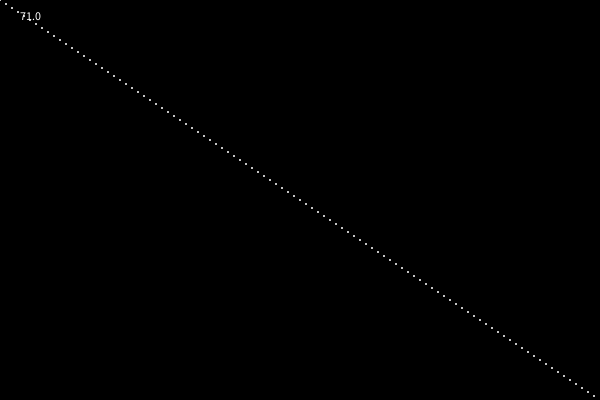
Frame 1 (no input)
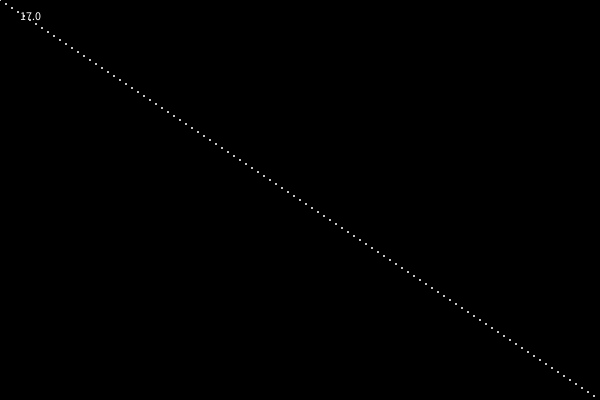
Frame 60 (the mouse pressed at the canvas centre just before this capture)
Frame 120 (the mouse held since frame 60 and released just before this capture): identical to frame 60, image omitted

The Processing sketch that drew these frames (run headless with seeded random() and noise(); from frame 60 on, the mouse is pressed at the canvas centre):

// Processing sketch: performance
// ── performance.pde

PVector iResolution;
float ratio; 

float circleSDF(PVector st, PVector center) {
    st.x *= ratio;
    center.x *= ratio;
    return st.sub(center).mag();  
}

float sdf_fill(float x, float size) {
    return (1.0-step(x, size));
}


color sim_fragshader(PVector FragCoord, float t) {
    PVector st = new PVector(FragCoord.x / iResolution.x, FragCoord.y / iResolution.y);
    float val = 0;
    
    for(float i = 0.; i < 100.; ++i) {
        // !!! Notice here can't use st, or java will modify st
        val += sdf_fill(circleSDF(new PVector(st.x, st.y), new PVector(i*.01, i*.01)), .005);
    }
    
    color c = color( val );
    return c;  
}

// don't use this for now, start can only be lower than stop 
float smoothstep(float start, float stop, float val) {
    if (val < start) return 0.0f;
    if (val >= stop) return 1.0f;
    float k = constrain((val-start)/(stop-start), 0, 1);
    return k*k*(-2*k+3);
}

float step(float val, float threshold) {
    return(val>threshold ? 1.: 0.);
}

void setup() { 
    size(600, 400);
    colorMode(RGB, 1);
    iResolution = new PVector(width, height);
    
    // who the fuck knows you need (float)
    ratio = (float)width/height;
} 

float lasttime = millis();

void draw() { 

    // Shader Implementation
    // around 150ms
    // loadPixels();
    // for (float j = height - 1; j >= 0; --j) {
    //     for (float i = 0; i < width; ++i) {
    //         pixels[int(j*width + i)] = sim_fragshader(new PVector(i, height-1-j), millis()/1000.);
    //     }
    // }
    // updatePixels();
    // text(str(millis()-lasttime), 20, 20);
    // lasttime = millis();

    // Non-Shader Implementation
    // around 12ms
    background(0);
    noStroke();
    fill(1);
    for (float i = 0; i < 100; ++i) {
        circle(i*6, i*4, 2);
    }
    text(str(millis()-lasttime), 20, 20);
    lasttime = millis();
} 
